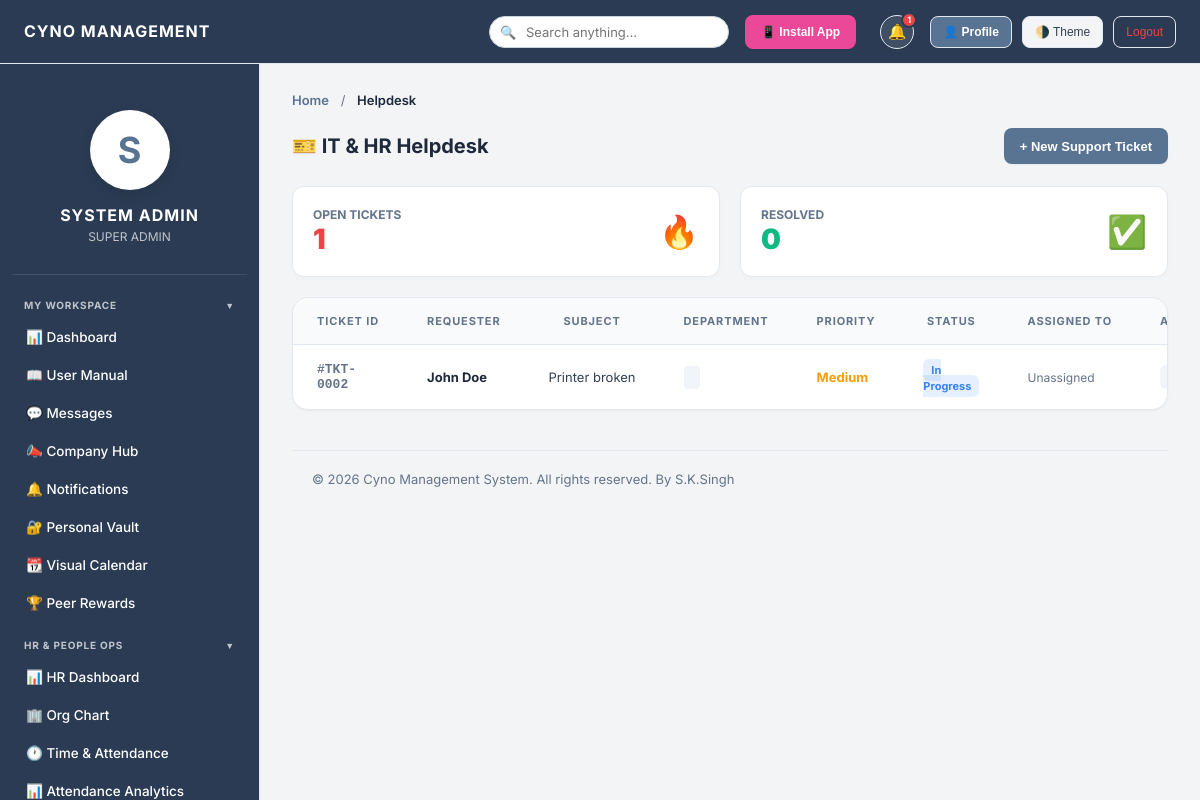
Screenshot of /helpdesk.php (signed in) with the database file from the repository.
### tables this page shows
CREATE TABLE unified_tickets (
    id INTEGER PRIMARY KEY AUTOINCREMENT,
    source TEXT NOT NULL, 
    ticket_number TEXT,
    requester_id TEXT,
    requester_name TEXT,
    department TEXT,
    subject TEXT NOT NULL,
    description TEXT NOT NULL,
    priority TEXT DEFAULT 'Medium',
    status TEXT DEFAULT 'Open',
    assigned_agent_id TEXT,
    resolution_notes TEXT,
    is_anonymous INTEGER DEFAULT 0,
    created_at DATETIME DEFAULT CURRENT_TIMESTAMP,
    updated_at DATETIME DEFAULT CURRENT_TIMESTAMP
);

### helpdesk.php (the view, shortened to what this page needs)
<?php
require_once 'includes/header.php';
require_once 'includes/sidebar.php';
try {
    $pdo->exec("CREATE TABLE IF NOT EXISTS helpdesk_tickets (
        id INTEGER PRIMARY KEY AUTO_INCREMENT,
        user_id TEXT NOT NULL,
        department TEXT NOT NULL,
        subject TEXT NOT NULL,
        description TEXT NOT NULL,
        priority VARCHAR(255) DEFAULT 'Medium',
        status VARCHAR(255) DEFAULT 'Open',
        assigned_to TEXT,
        resolution_notes TEXT,
        created_at DATETIME DEFAULT CURRENT_TIMESTAMP,
        resolved_at DATETIME
    )");
} catch (Exception $e) {}
$isAgent = hasPermission($pdo, 'manage_users') || in_array($_SESSION['role'], ['Admin', 'Super Admin']);
if ($isAgent) {
    $tickets = $pdo->query("SELECT t.*, t.requester_name as user_name, a.name as agent_name FROM unified_tickets t LEFT JOIN users a ON t.assigned_agent_id = a.login_id WHERE t.source = 'IT_Helpdesk' ORDER BY CASE WHEN t.status='Open' THEN 1 WHEN t.status='In Progress' THEN 2 ELSE 3 END, t.created_at DESC")->fetchAll(PDO::FETCH_ASSOC);
}
$openCount = 0; $resolvedCount = 0;
foreach($tickets as $t) {
    if($t['status'] === 'Resolved' || $t['status'] === 'Closed') $resolvedCount++;
    else $openCount++;
}
?>
<div class="content-section active">
    <div class="section-header">
        <h2>🎫 IT & HR Helpdesk</h2>
        <button class="add-button" onclick="document.getElementById('ticketModal').style.display='flex'">+ New Support Ticket</button>
    </div>
    <div style="display:flex; gap:20px; margin-bottom:20px;">
        <div style="background:white; padding:20px; border-radius:12px; border:1px solid #e2e8f0; flex:1; box-shadow:0 2px 4px rgba(0,0,0,0.02); display:flex; justify-content:space-between; align-items:center;">
            <div>
                <div style="font-size:12px; color:#64748b; font-weight:bold; text-transform:uppercase;">Open Tickets</div>
                <div style="font-size:28px; font-weight:900; color:#ef4444;"><?= $openCount ?></div>
            </div>
            <div style="font-size:32px;">🔥</div>
        </div>
        <div style="background:white; padding:20px; border-radius:12px; border:1px solid #e2e8f0; flex:1; box-shadow:0 2px 4px rgba(0,0,0,0.02); display:flex; justify-content:space-between; align-items:center;">
            <div>
                <div style="font-size:12px; color:#64748b; font-weight:bold; text-transform:uppercase;">Resolved</div>
                <div style="font-size:28px; font-weight:900; color:#10b981;"><?= $resolvedCount ?></div>
            </div>
            <div style="font-size:32px;">✅</div>
        </div>
    </div>
    <div class="data-table">
        <table>
            <thead>
                <tr>
                    <th>Ticket ID</th>
                    <th>Requester</th>
                    <th>Subject</th>
                    <th>Department</th>
                    <th>Priority</th>
                    <th>Status</th>
                    <th>Assigned To</th>
                    <th>Actions</th>
                </tr>
            </thead>
            <tbody>
                <?php foreach($tickets as $t):
                    $prioColor = $t['priority']=='High' ? '#ef4444' : ($t['priority']=='Medium' ? '#f59e0b' : '#10b981');
                    $statColor = $t['status']=='Open' ? '#ef4444' : ($t['status']=='In Progress' ? '#3b82f6' : '#10b981');
                ?>
                <tr>
                    <td style="font-family:monospace; font-weight:bold; color:#64748b;">#TKT-<?= str_pad($t['id'], 4, '0', STR_PAD_LEFT) ?></td>
                    <td style="font-weight:bold; color:#1e293b;"><?= htmlspecialchars($t['user_name']) ?></td>
                    <td style="max-width:200px; white-space:nowrap; overflow:hidden; text-overflow:ellipsis;" title="<?= htmlspecialchars($t['subject']) ?>"><?= htmlspecialchars($t['subject']) ?></td>
                    <td><span style="background:#f1f5f9; padding:4px 8px; border-radius:4px; font-size:12px; font-weight:bold;"><?= htmlspecialchars($t['department']) ?></span></td>
                    <td style="color:<?= $prioColor ?>; font-weight:bold;"> <?= $t['priority'] ?></td>
                    <td>
                        <span style="padding:4px 8px; border-radius:6px; font-size:11px; font-weight:bold; background:<?= $statColor ?>20; color:<?= $statColor ?>;">
                            <?= $t['status'] ?>
                        </span>
                    </td>
                    <td style="font-size:12px; color:#64748b;"><?= $t['agent_name'] ? htmlspecialchars($t['agent_name']) : 'Unassigned' ?></td>
                    <td>
                        <button onclick='viewTicket(<?= json_encode($t) ?>)' style="background:#f1f5f9; border:none; padding:6px 12px; border-radius:6px; font-size:11px; font-weight:bold; cursor:pointer;">View</button>
                    </td>
                </tr>
                <?php endforeach; ?>
            </tbody>
        </table>
    </div>
</div>
<?php require_once 'includes/footer.php'; ?>

### assets/css/style.css (style rules this page uses)
:root { --bg-body: #f3f4f6; --bg-header: #2a3b53; --bg-sidebar: #2a3b53; --bg-main: #f3f4f6; --bg-card: #ffffff; --bg-hover: rgba(255, 255, 255, 0.1); --border-card: #e2e8f0; --text-heading: #1e293b; --text-body: #334155; --text-muted: #64748b; --input-bg: #ffffff; --input-border: #cbd5e1; --table-header: #f8fafc; --primary-color: #597393; --primary-hover: #475f7e; --primary-light: rgba(255, 255, 255, 0.15); --success: #10b981; --warning: #f59e0b; --danger: #ef4444; --modal-overlay: rgba(15,23,42,0.6); --shadow-xs: 0 1px 2px 0 rgba(0, 0, 0, 0.05); --shadow-sm: 0 4px 6px -1px rgba(0, 0, 0, 0.05), 0 2px 4px -2px rgba(0, 0, 0, 0.05); --shadow-soft: 0 10px 25px -5px rgba(0, 0, 0, 0.05), 0 8px 10px -6px rgba(0, 0, 0, 0.05); --radius-sm: 8px; --radius-md: 12px; --radius-lg: 16px; --sidebar-w: 260px; --header-h: 64px; }
*, *::before, *::after { margin:0; padding:0; box-sizing:border-box; }
html { font-size:14px; -webkit-font-smoothing:antialiased; }
body { font-family:'Inter',system-ui,sans-serif; background:var(--bg-body); color:var(--text-body); min-height:100vh; overflow:hidden; }
h1,h2,h3,h4,h5,h6 { font-weight:600; color:var(--text-heading); line-height:1.3; }
.content-section.active { display:block; }
.section-header, .header-action { display:flex; justify-content:space-between; align-items:center; margin-bottom:22px; }
.section-header h2, .header-action h2 { font-size:20px; font-weight:700; color:var(--text-heading); margin:0; }
.add-button, .btn-primary, .btn, button.submit, .submit { display:inline-flex; align-items:center; gap:6px; height:36px; padding:0 16px; background:var(--primary-color); color:#fff; border:none; border-radius:var(--radius-sm); font-size:13px; font-weight:600; cursor:pointer; transition:background .2s, transform .1s, box-shadow .2s; white-space:nowrap; box-shadow:var(--shadow-xs); }
.data-table { background:var(--bg-card); border:1px solid var(--border-card); border-radius:var(--radius-lg); overflow-x:auto; overflow-y:hidden; margin-bottom:24px; box-shadow:var(--shadow-xs); }
.data-table table { width:100%; border-collapse: separate; border-spacing: 0; min-width:800px; }
.data-table th { background:var(--table-header); padding:16px 24px; font-size:11px; font-weight:700; text-transform:uppercase; letter-spacing:.08em; color:var(--text-muted); border-bottom:1px solid var(--border-card); white-space:nowrap; }
.data-table td { padding:16px 24px; font-size:13px; color:var(--text-body); border-bottom:1px solid rgba(0,0,0,0.03); vertical-align:middle; }
.data-table tbody tr { transition:background .15s ease, transform .15s ease; border-radius: 8px; }
.data-table tbody tr:last-child td { border-bottom:none; }
.content-section.active { animation: fadeInUp .35s ease-out; }

### rows the page displays
unified_tickets: id "0002", requester_name "John Doe", subject "Printer broken", priority "Medium", status "In Progress"

### other values shown
$GLOBAL_SETTINGS['company_name'] "CYNO MANAGEMENT"
$_notifCount "1"
substr($_SESSION['name'],0,1) "S"
$_SESSION['name'] "SYSTEM ADMIN"
$_SESSION['role'] "SUPER ADMIN"
$pageTitle "Helpdesk"
$openCount "1"
$resolvedCount "0"
